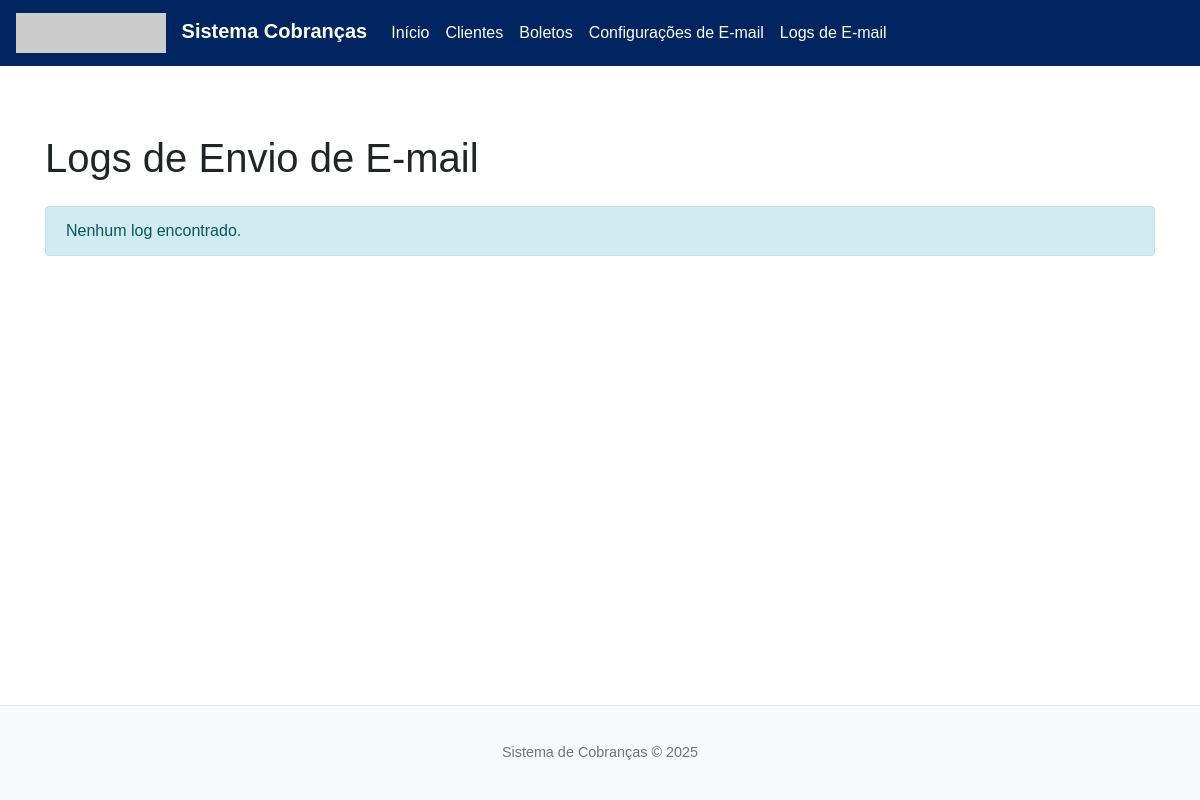
Page /logs_email on the earlier database version.
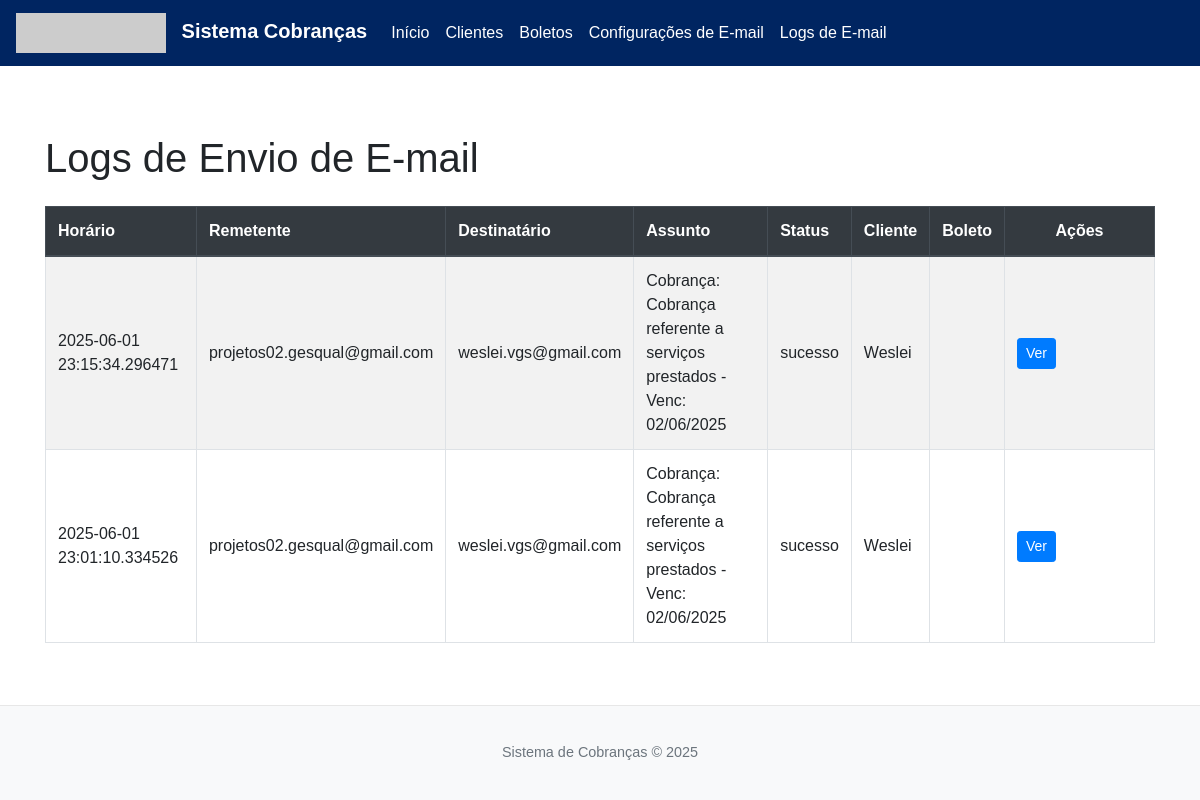
Same page on the later database version.
### database.py (models this page shows, shortened)
class EmailLog(db.Model):
    __tablename__ = 'email_logs'
    id = db.Column(db.Integer, primary_key=True, autoincrement=True)
    horario_disparo = db.Column(db.TEXT, nullable=False)
    email_remetente = db.Column(db.String(120), nullable=True)
    email_destinatario = db.Column(db.TEXT, nullable=False)
    email_cc = db.Column(db.String(500), nullable=True) # Novo campo para e-mails em CC
    nome_empresa = db.Column(db.String(150), nullable=True)  # Pode ser nulo se não houver associação direta com empresa
    nome_contato = db.Column(db.TEXT, nullable=True)
    boleto_id = db.Column(db.Integer, db.ForeignKey('boleto.id', name='fk_email_log_boleto_id'), nullable=True) # Permitir nulo caso o boleto seja excluído
    cliente_id = db.Column(db.Integer, db.ForeignKey('cliente.id', name='fk_email_log_cliente_id'), nullable=True) # Permitir nulo caso o cliente seja excluído
    data_boleto = db.Column(db.TEXT, nullable=False)
    assunto = db.Column(db.String(255), nullable=True)
    mensagem_corpo = db.Column(db.Text, nullable=True)
    status = db.Column(db.String(50), nullable=True) # Ex: sucesso, falha_autenticacao, etc.
    detalhes = db.Column(db.Text, nullable=True) # Detalhes adicionais sobre o status
    boleto = relationship('Boleto', backref='logs_email', lazy=True)
    cliente = relationship('Cliente', backref='logs_email', lazy=True)

class Cliente(db.Model):
    __tablename__ = 'cliente'
    id = db.Column(db.Integer, primary_key=True)
    public_id = db.Column(db.String(36), unique=True, nullable=False)
    nome = db.Column(db.String(150), nullable=False)
    email_principal = db.Column(db.String(120), unique=True, nullable=True)
    telefone_principal = db.Column(db.String(20), nullable=True)
    contatos = db.relationship('Contato', backref='cliente', lazy=True, cascade="all, delete-orphan")
    boletos = db.relationship('Boleto', backref='cliente', lazy=True, cascade="all, delete-orphan")
    __table_args__ = (Index('ix_cliente_public_id', 'public_id'),)

### app.py (the view)
@main_bp.route('/logs_email')
def listar_logs_email():
    log_entries = db.session.query(EmailLog).order_by(EmailLog.horario_disparo.desc()).all()
    print(log_entries)
    return render_template('logs_email.html', logs=log_entries)

### database.py (called while the page is built)
@event.listens_for(Engine, "connect")
def _set_sqlite_pragma(dbapi_connection, connection_record):
    if isinstance(dbapi_connection, SQLite3Connection):
        cursor = dbapi_connection.cursor()
        cursor.execute("PRAGMA foreign_keys=ON;")
        cursor.close()

### templates/logs_email.html (shortened to what this page needs)
{% extends "base.html" %}
{% block head_extra %}
<link rel="stylesheet" href="https://cdn.datatables.net/1.13.8/css/dataTables.bootstrap4.min.css">
{% endblock %}
{% block content %}
<h1 class="my-4">Logs de Envio de E-mail</h1>
{% if logs %}
<div class="table-responsive">
  <table id="logsEmailTable" class="table table-hover table-striped table-bordered">
    <thead class="thead-dark">
      <tr>
        <th>Horário</th>
        <th>Remetente</th>
        <th>Destinatário</th>
        <th>Assunto</th>
        <th>Status</th>
        <th>Cliente</th>
        <th>Boleto</th>
        <th class="actions-col no-sort">Ações</th>
      </tr>
    </thead>
    <tbody>
      {% for log in logs %}
      <tr>
        <td>{{ log.horario_disparo or 'N/D' }}</td>
        <td>{{ log.email_remetente or 'N/D' }}</td>
        <td>{{ log.email_destinatario or 'N/D' }}</td>
        <td>{{ log.assunto or 'Sem Assunto' }}</td>
        <td>{{ log.status or 'N/D' }}</td>
        <td>{{ log.cliente.nome if log.cliente else 'Removido' }}</td>
        <td>{{ log.boleto.codigo if log.boleto else 'Removido' }}</td>
        <td>
          <button type="button" class="btn btn-sm btn-primary" data-bs-toggle="modal" data-bs-target="#viewLogModal" data-log-id="{{ log.id }}">Ver</button>
        </td>
      </tr>
      {% endfor %}
    </tbody>
  </table>
</div>
{% else %}
<div class="alert alert-info">Nenhum log encontrado.</div>
{% endif %}
{% endblock %}

Differences in the rows shown:
added EmailLog: horario_disparo "2025-06-01 23:15:34.296471", email_remetente "projetos02.gesqual@gmail.com", email_destinatario "weslei.vgs@gmail.com", assunto "Cobrança: Cobrança referente a serviços prestados - Venc: 02/06/2025", status "sucesso", cliente "Weslei"
added EmailLog: horario_disparo "2025-06-01 23:01:10.334526", email_remetente "projetos02.gesqual@gmail.com", email_destinatario "weslei.vgs@gmail.com", assunto "Cobrança: Cobrança referente a serviços prestados - Venc: 02/06/2025", status "sucesso", cliente "Weslei"
Other differences:
text no longer shown: "Nenhum log encontrado."
text now shown: "Horário Remetente Destinatário Assunto Status Cliente Boleto Ações"
